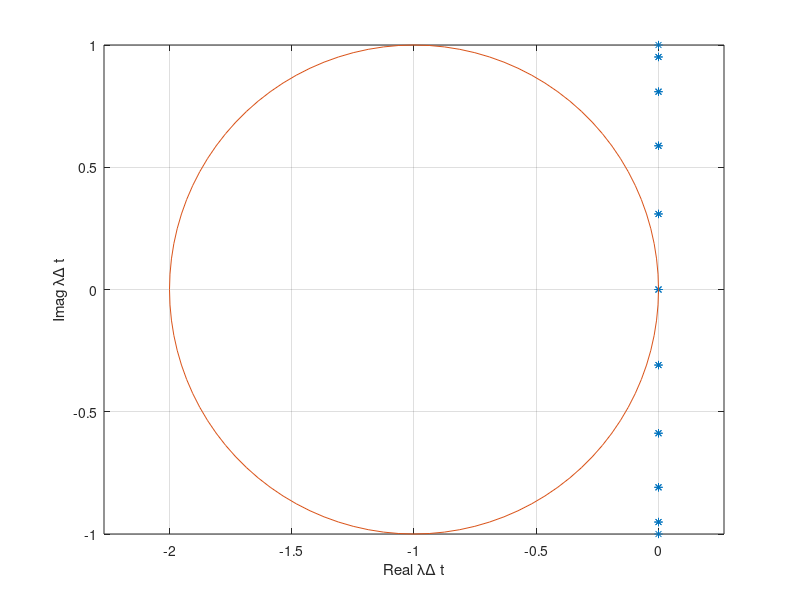

Reproduce this figure in MATLAB.
% This MATLAB script calculates the eigenvalues of
% the one-dimensional convection equation discretized by
% finite differences.  The discretization uses central
% differences in space and forward Euler in time.
%
% Periodic bcs are set if periodic_flag == 1.
%
% Otherwise, an inflow (dirichlet) bc is set and at
% the outflow a one-sided (backwards) difference is used.
%

clear all;

periodic_flag = 1;

% Set-up grid
xL = -4;
xR =  4;
Nx = 21; % number of points
x = linspace(xL,xR,Nx);

% Calculate cell size in control volumes (assumed equal)
dx = x(2) - x(1);

% Set velocity
u = 1;

% Set timestep
CFL = 1;
dt = CFL*dx/abs(u);

% Set bc state at left (assumes u>0)
UL = exp(-xL^2);

% Allocate matrix to hold stiffness matrix (A).
%
A = zeros(Nx-1,Nx-1);

% Construct A except for first and last row
for i = 2:Nx-2,
  A(i,i-1) =  u/(2*dx);
  A(i,i+1) = -u/(2*dx);
end

if (periodic_flag == 1), % Periodic bcs

  A(1   ,2   ) = -u/(2*dx);
  A(1   ,Nx-1) =  u/(2*dx);
  A(Nx-1,1   ) = -u/(2*dx);
  A(Nx-1,Nx-2) =  u/(2*dx);

else % non-periodic bc's

  % At the first interior node, the i-1 value is known (UL).
  % So, only the i+1 location needs to be set in A.
  A(1,2) = -u/(2*dx);

  % Outflow boundary uses backward difference
  A(Nx-1,Nx-2) =  u/dx;
  A(Nx-1,Nx-1) = -u/dx;

end

% Calculate eigenvalues of A
lambda = eig(A);

% Plot lambda*dt
plot(lambda*dt,'*');
xlabel('Real \lambda\Delta t');
ylabel('Imag \lambda\Delta t');

% Overlay Forward Euler stability region
th = linspace(0,2*pi,101);
hold on;
plot(-1 + sin(th),cos(th));
hold off;
axis('equal');
grid on;